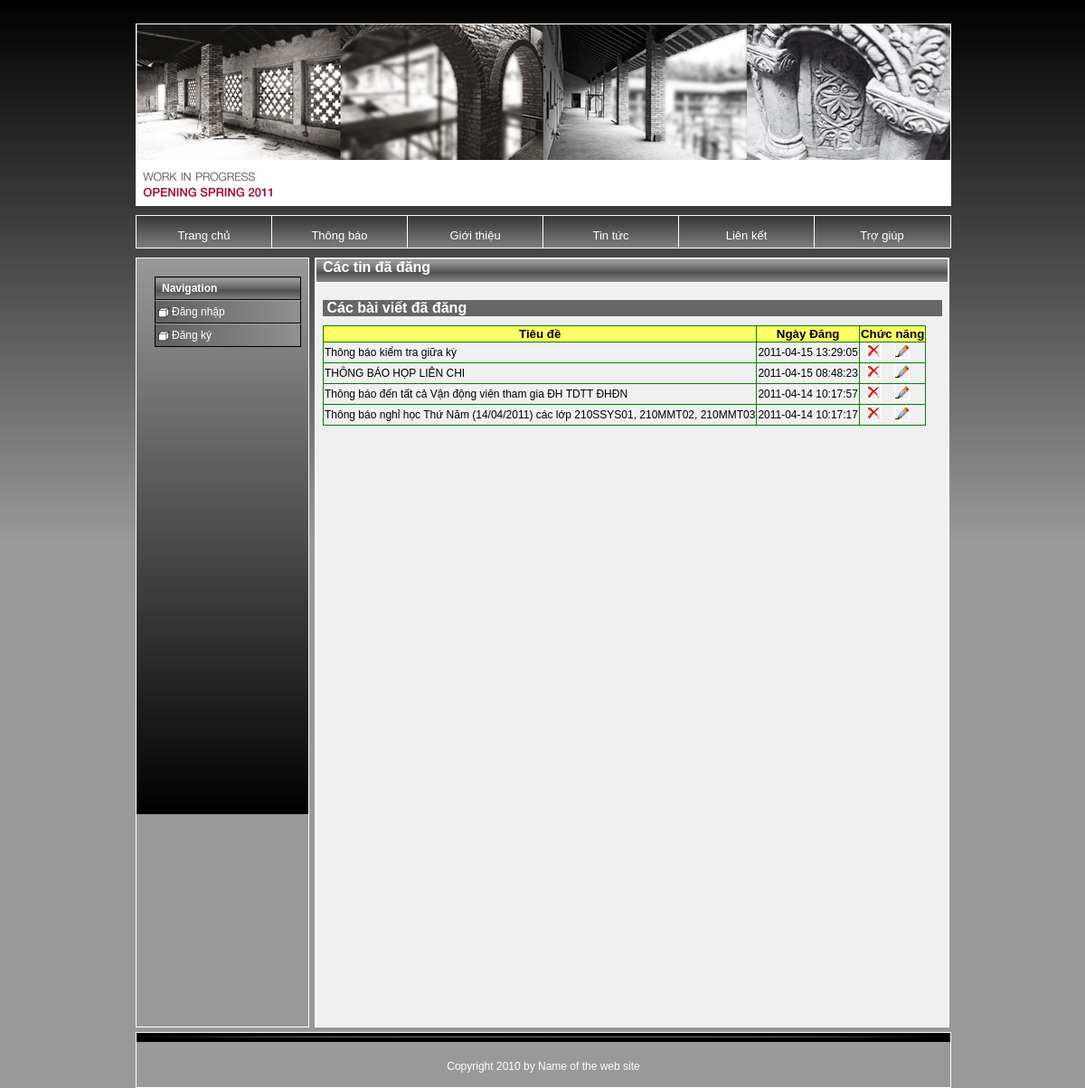
/update.php, run on the app's committed database.
### tables this page shows
CREATE TABLE IF NOT EXISTS `text` (
  `textid` int(255) NOT NULL AUTO_INCREMENT,
  `username` varchar(25) NOT NULL,
  `title` varchar(100) NOT NULL,
  `content` text NOT NULL,
  `bydate` timestamp NOT NULL DEFAULT CURRENT_TIMESTAMP,
  `catid` int(11) NOT NULL,
  PRIMARY KEY (`textid`),
  UNIQUE KEY `textid` (`textid`)
);

### update.php (the view, shortened to what this page needs)
<!DOCTYPE html PUBLIC "-//W3C//DTD XHTML 1.0 Transitional//EN"
"http://www.w3.org/TR/xhtml1/DTD/xhtml1-transitional.dtd">
<html xmlns="http://www.w3.org/1999/xhtml">
<head>
	<link rel="stylesheet" href="styles.css" type="text/css" />
</head>
<body>
<div id="all">
	<?php
		include('left.php');
	?>
			<div id="textcontent" style="color:white;width: 700px;height:850px;margin-top: 10px;float: right;border-bottom: 1px solid #fff;border-left: 1px solid #fff;border-right: 1px solid #fff;border-top: 1px solid #fff;background: url(images/content_bg.jpg);background-repeat: repeat-x;">
		<div class="text" style="height:26px;">
		<h4 style="font-size: 16px;height:26px;text-align:left;margin-top:0px;padding-top:0px;">Các tin đã đăng</h4>
		</div>
		<div class="textbackground" style="height:813px;" >
		<br>
		<?php
		$con=mysql_connect("localhost","root","");
		$sql="Select * from text order by bydate DESC limit 0,10";
		$rs=mysql_query($sql,$con);?>
		<div style="float:left; width:685px; background: #666666;background-repeat:no-repeat;color:#FFFFFF; font: bold  12pt Arial">&nbsp;Các bài viết đã đăng
 		</div><br><br>
		<table class="bang">
		  <tr class="dong">
			<td class="tde"  align="center">Tiêu đề</td>
			<td class="tde" align="center">Ngày Đăng</td>
			<td class="tde" align="center">Chức năng</td>
		  </tr>
		<?php while($row=mysql_fetch_array($rs)){
		?>
		<tr class="dong"><td class="cot"><?php echo $row['title']; ?> </td>
		<td class="cot"><?php echo $row['bydate']; ?> </td>
		<td  class="cot" align="center"><a href="xoa.php?id=<?php echo $row['textid']; ?>"><img src=images\delete.png ALT='Delete'></a>
		 <a href="update.php?id=<?php echo $row['textid']; ?>"><img src=images\edit.png alt="Edit"></a></td></tr>
		<?php
		}
		?>
		</table>
		</div>
		</div>
</div>
</html>

### left.php (shortened to what this page needs)
<!DOCTYPE html PUBLIC "-//W3C//DTD XHTML 1.0 Transitional//EN"
"http://www.w3.org/TR/xhtml1/DTD/xhtml1-transitional.dtd">
<html xmlns="http://www.w3.org/1999/xhtml">
<head>
<link rel="stylesheet" href="styles.css" type="text/css" />
</head>
<body>
<div id="content" style="width: 190px; height:800px">
<div id="leftnavigation">
<div id="mainnavigation">
<h3>Navigation</h3>
<a href="index.php?op=1">Ðăng nhập</a>
<a href="index.php?op=2">Ðăng ký </a>
</div>
</div>
</div>
</html>

### styles.css (style rules this page uses)
#all { margin: auto; width: 900px; }
body { background-color: #999; background-image: url(images/bodybg.jpg); background-repeat: repeat-x; }
#head { width: 900px; height: 200px; border: 1px solid #fff; background-image: url(images/panel1.jpg); margin: auto; color: #fff; }
#navigation { width: 900px; background-image: url(images/navigation_bg.jpg); background-repeat: repeat-x; height: 35px; float: left; margin-top: 10px; margin-left: auto; margin-right: auto; border-bottom: 1px solid #fff; border-top: 1px solid #fff; border-left: 1px solid #fff; border-right: 1px solid #fff; }
#navigation ul { list-style-type: none; float: left; margin: 0; padding: 0; }
#navigation li { width: 149px; height: 35px; margin: auto; float: left; text-align: center; border-right: 1px solid #fff; }
#navigation li a { text-decoration: none; color: #fff; display: block; width: 100%; padding-top: 14px; padding-bottom: 14px; font-size: 13px; float: left; font-family: Arial, Sans-Serif; background-repeat: no-repeat; }
#content { width: 900px; margin: 0; margin-top: 10px; float: left; border: 1px solid #fff; background-image: url(images/content_bg.jpg); background-color: #999; background-repeat: repeat-x; font-family: Arial, Sans-Serif; font-size: 13px; padding-bottom: 50px; }
#leftnavigation { float: left; width: 140px; padding: 0; padding-left: 20px; margin: 0; margin-top: 10px; }
#mainnavigation { padding-top: 0; font-family: Arial, Sans-Serif; }
#mainnavigation a { display: block; background: url(images/mainnavigation_bg.jpg); color: #fff; padding-left: 18px; padding-top: 5px; padding-bottom: 5px; padding-right: 10px; text-decoration: none; font-size: 12px; width: 132px; background-repeat: no-repeat; border-left: 1px solid #000; border-right: 1px solid #000; border-top: 1px solid #ababab; border-bottom: 1px solid #000; }
#mainnavigation h3 { background: url(images/headline.jpg); color: #fff; padding: 7px; padding-top: 5px; padding-bottom: 5px; text-decoration: none; font-size: 12px; width: 146px; background-repeat: repeat-x; margin: 0; margin-top: 10px; border: 1px solid #000; }
#textcontent { float: right; text-align: justify; font-family: Arial, Sans-Serif; font-size: 12px; padding-left: 0px; padding-right: 0px; width: 700px; margin-top: 10px; }
.text { width: 700px; }
.textbackground { background-color: #f0f0f0; color: #000; padding: 7px; padding-top: 5px; padding-bottom: 5px; margin: 0; border: 1px solid #fff; }
.text h4 { background: url(images/headline.jpg); color: #fff; padding: 7px; padding-top: 5px; padding-bottom: 5px; text-decoration: none; font-size: 12px; background-repeat: repeat-x; margin-bottom: 0px; margin-left: 0px; margin-right: 0px; margin-top: 10px; border-top: 1px solid #fff; border-right: 1px solid #fff; border-left: 1px solid #fff; }
#footer { width: 900px; height: 60px; float: left; border: 1px solid #fff; background-image: url(images/2.jpg); background-repeat: no-repeat; margin-left: auto; margin-right: auto; margin-top: 5px; font-family: Arial, Sans-Serif; font-size: 12px; color: #fff; text-align: center; padding: 0; }
#footer p { margin-top: 30px; }

### update.php (style rules this page uses)
img { margin-right:10px;width:15px;height:15px;border:solid 1px #FFFFFF }
.bang { border-collapse:collapse; border:solid 1px green; }
.dong { border:solid 1px green; }
.cot { border:solid 1px green; font: normal 9pt Arial }
.tde { background-color: #FFFF66; font: bold 10pt Arial;border:solid 1px green; }

### data on the page
text: title "Thông báo kiểm tra giữa kỳ", bydate "2011-04-15 13:29:05"
text: title "THÔNG BÁO HỌP LIÊN CHI", bydate "2011-04-15 08:48:23"
text: title "Thông báo đến tất cả Vận động viên tham gia ĐH TDTT ĐHĐN", bydate "2011-04-14 10:17:57"
text: title "Thông báo nghỉ học Thứ Năm (14/04/2011) các lớp 210SSYS01, 210MMT02, 210MMT03", bydate "2011-04-14 10:17:17"
